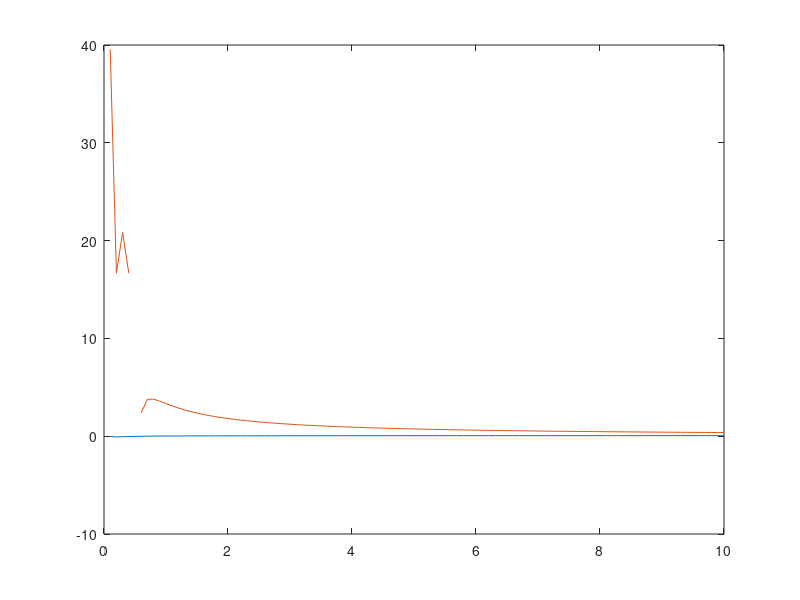

Write the MATLAB code that produced this figure.
%% Final 
x = 2.5*ones(1,10);
y = [0 1 0 0 0 0 0 0 0 0 0 0];
plot( conv(x,y) )

%% Problem 18
b = [4 -3 1/4];
a = [1 -3/4 1/8];
[r,p,c] = residue(b,a)

z=0:0.1:10;
x1 = (4-3*z.^-1+1/4*z.^-2)./(1-3/4*z.^-1+1/8.^-2);
x2 = -1./(1-1/2*z.^-1)+1./(1-1/4*z.^-1)+4*z.^-1;
plot(z,x1)
hold all
plot(z,x2)

%% 
x = [1 0 3];
n = 0:4;
h = (1/3).^n+0.5;
conv(x,h)
83/54